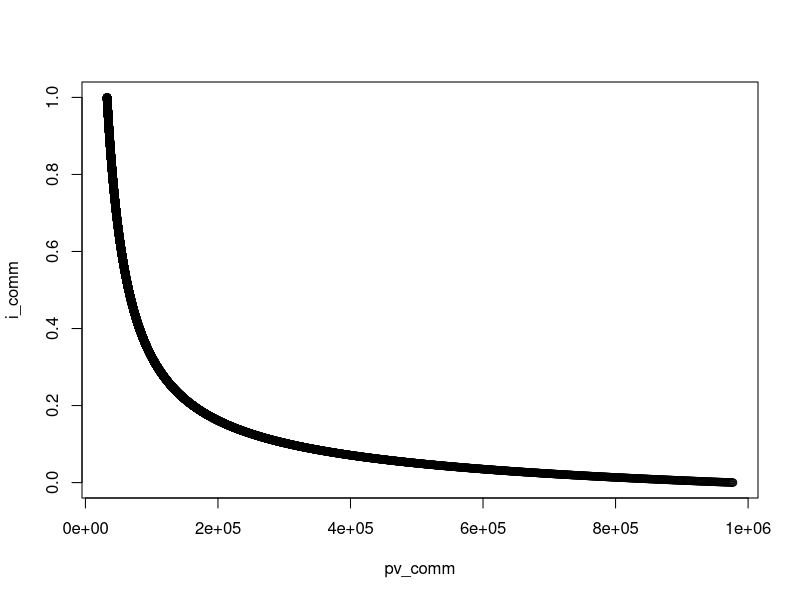

This chart was generated by the following R code:
##Q3
###b
## As shown in the plot of PV of loan and the interest rate, 
## they are inversely related which means if PV of loan increases and annual repayment remains the same then interest rate must decreases. 

## The present value of loan increses to$$600000+18392.05=618392.05 dollars$$

## Therefore, the effective rate of interest should be less than 3.5%.


p<-32622.8;n=30;i<-0.035;loan<-600000

i_comm<-seq(0,1,0.0001)
pv_comm<-p*(1-(1+i_comm)^(-n))/i_comm
plot(pv_comm,i_comm)
